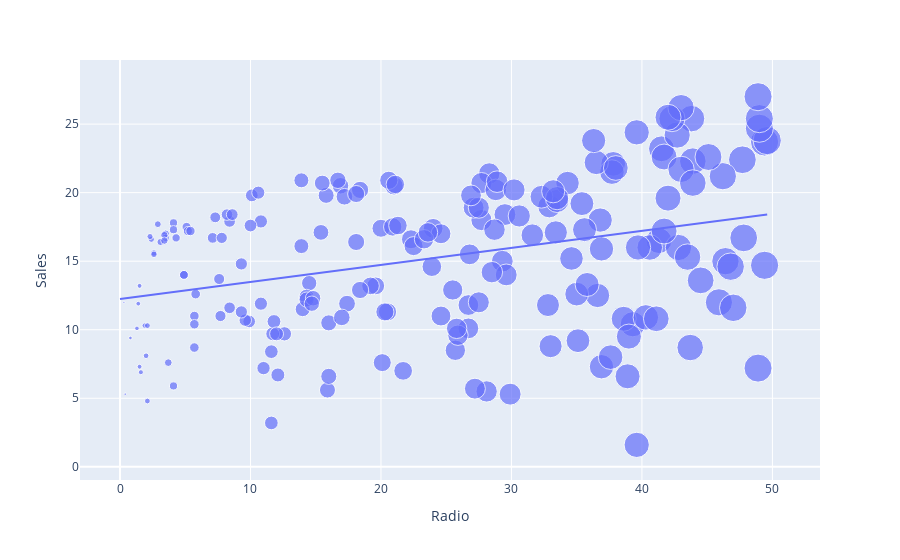

Write notebook code for a chart like this one.
### Code cell
b.show()

### Figure 1 — Plotly figure (JSON) as saved in the notebook; plotly's stock layout.template omitted (floating-point values rounded to 4 significant figures; data arrays with more than 128 entries replaced by an {"elided": "..."} marker saying what was removed)
{"data": [{"hovertemplate": "Radio=%{marker.size}<br>Sales=%{y}<extra></extra>", "legendgroup": "", "marker": {"color": "#636efa", "size": {"elided": "200 float values"}, "sizemode": "area", "sizeref": 0.124, "symbol": "circle"}, "mode": "markers", "name": "", "orientation": "v", "showlegend": false, "type": "scatter", "x": {"elided": "200 float values"}, "xaxis": "x", "y": {"elided": "200 float values"}, "yaxis": "y"}, {"hovertemplate": "<b>OLS trendline</b><br>Sales = 0.124432 * Radio + 12.2357<br>R<sup>2</sup>=0.122242<br><br>Radio=%{x}<br>Sales=%{y} <b>(trend)</b><extra></extra>", "legendgroup": "", "marker": {"color": "#636efa", "symbol": "circle"}, "mode": "lines", "name": "", "showlegend": false, "type": "scatter", "x": {"elided": "200 float values"}, "xaxis": "x", "y": {"elided": "200 float values"}, "yaxis": "y"}], "layout": {"legend": {"itemsizing": "constant", "tracegroupgap": 0}, "margin": {"t": 60}, "xaxis": {"anchor": "y", "domain": [0, 1], "title": {"text": "Radio"}}, "yaxis": {"anchor": "x", "domain": [0, 1], "title": {"text": "Sales"}}}}
